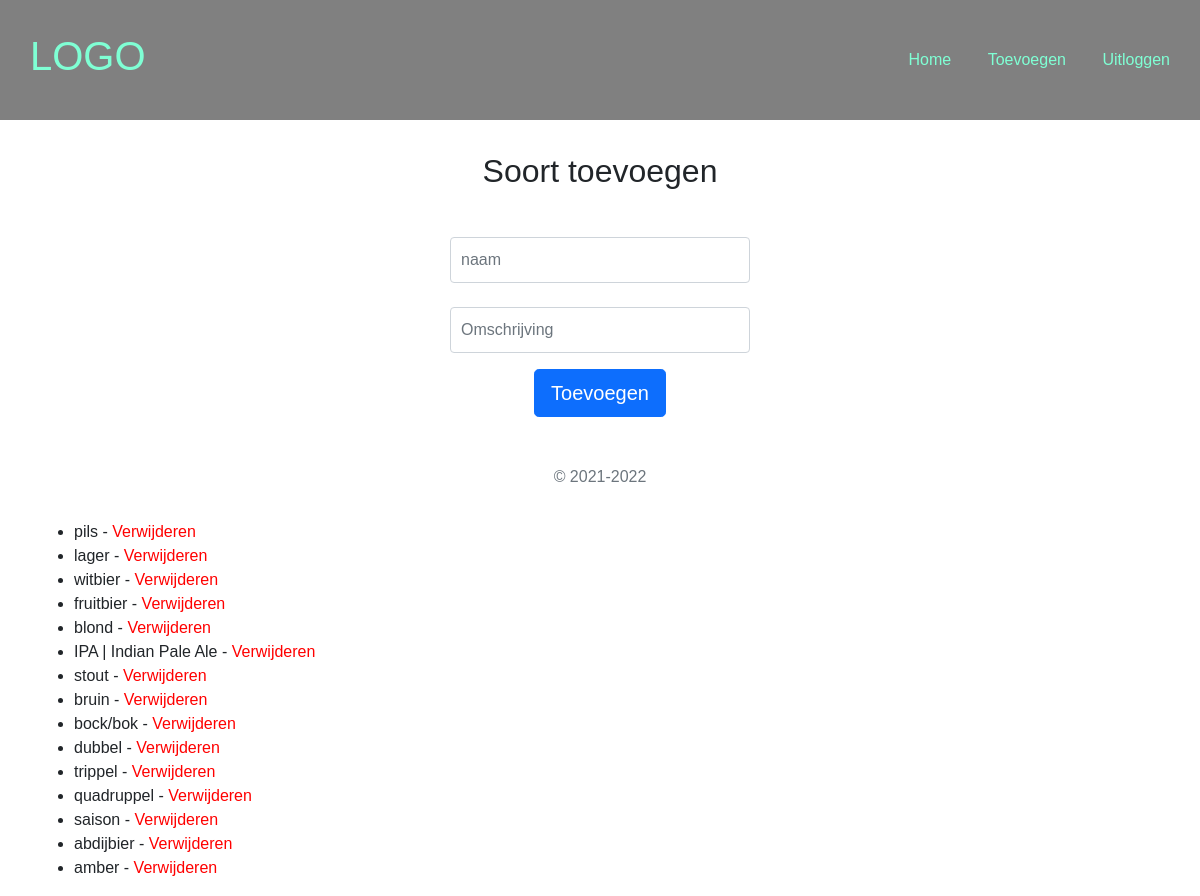
The page /toevoegen-soort.php (signed in) on the database its author committed.
### tables this page shows
CREATE TABLE `soorten` (
  `id` int(10) UNSIGNED NOT NULL,
  `naam` varchar(255) NOT NULL,
  `omschrijving` text NOT NULL
);

### toevoegen-soort.php (the view, shortened to what this page needs)
<?php
include './includes/initialize.php';
$query = $pdo->query('SELECT * FROM soorten');
$soorten = $query->fetchAll();
?>
<!DOCTYPE html>
<html lang="en">
<head>
  <?php include './includes/meta.php' ?>
</head>
<body>
  <?php include './includes/header.php' ?>
  <main class="container">
    <section class="text-center">
      <h2>Soort toevoegen</h2>
      <form class="form-signin" method="post">
        <input type="text" id="naam" name="naam" class="form-control" placeholder="naam"
          value="<?php echo $_POST['naam'] ?? '' ?>" autofocus>
        <input type="text" id="omschrijving" name="omschrijving" class="form-control" placeholder="Omschrijving"
          value="<?php echo $_POST['omschrijving'] ?? '' ?>">
        <button class="btn btn-lg btn-primary btn-block" type="submit">Toevoegen</button>
        <p class="mt-5 mb-3 text-muted">&copy; 2021-2022</p>
      </form>
    </section>
    <section>
      <ul>
        <?php foreach ($soorten as $soort) : ?>
        <li><a href="details-soort.php?soort_id=<?php echo $soort['id'] ?>"><?php echo $soort['naam'] ?></a> - <a
            class="verwijderen" href="verwijderen-soort.php">Verwijderen</a></li>
        <?php endforeach; ?>
      </ul>
    </section>
  </main>
</body>
</html>

### style.css (style rules this page uses)
body { margin: 0; font-family: Helvetica, sans-serif; }
.container { width: 1200px; margin: 0 auto; }
a { text-decoration: none; color: #212529; }
.form-signin { width: 100%; max-width: 330px; padding: 15px; margin: auto; }
.form-signin .form-control { position: relative; box-sizing: border-box; height: auto; padding: 10px; font-size: 16px; }
.btn-primary { margin-top: 1rem; }
.verwijderen { color: red; }

### rows shown on the page
soorten: naam "pils"
soorten: naam "lager"
soorten: naam "witbier"
soorten: naam "fruitbier"
soorten: naam "blond"
soorten: naam "IPA | Indian Pale Ale"
soorten: naam "stout"
soorten: naam "bruin"
soorten: naam "bock/bok"
soorten: naam "dubbel"
soorten: naam "trippel"
soorten: naam "quadruppel"
soorten: naam "saison"
soorten: naam "abdijbier"
soorten: naam "amber"
